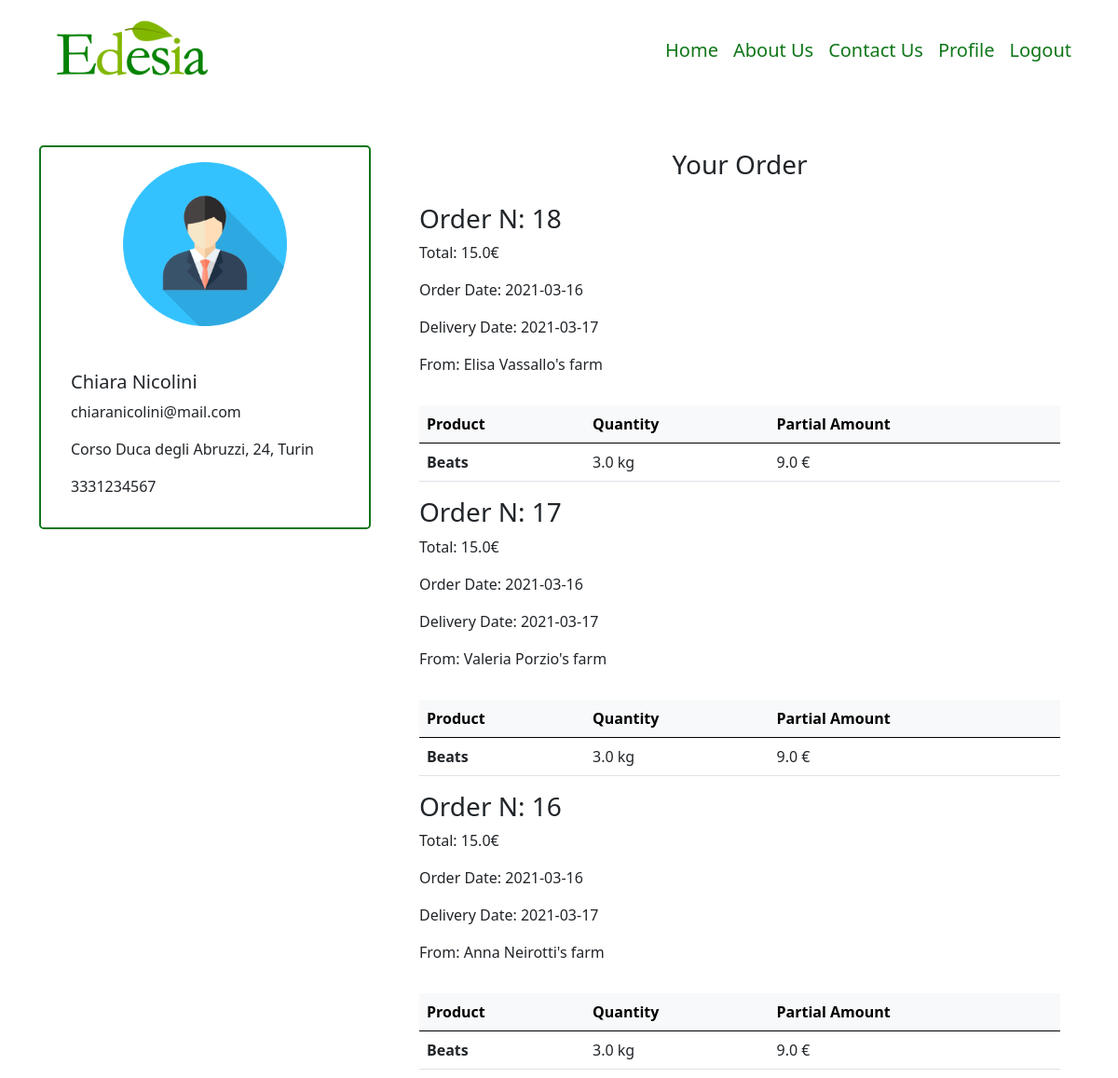
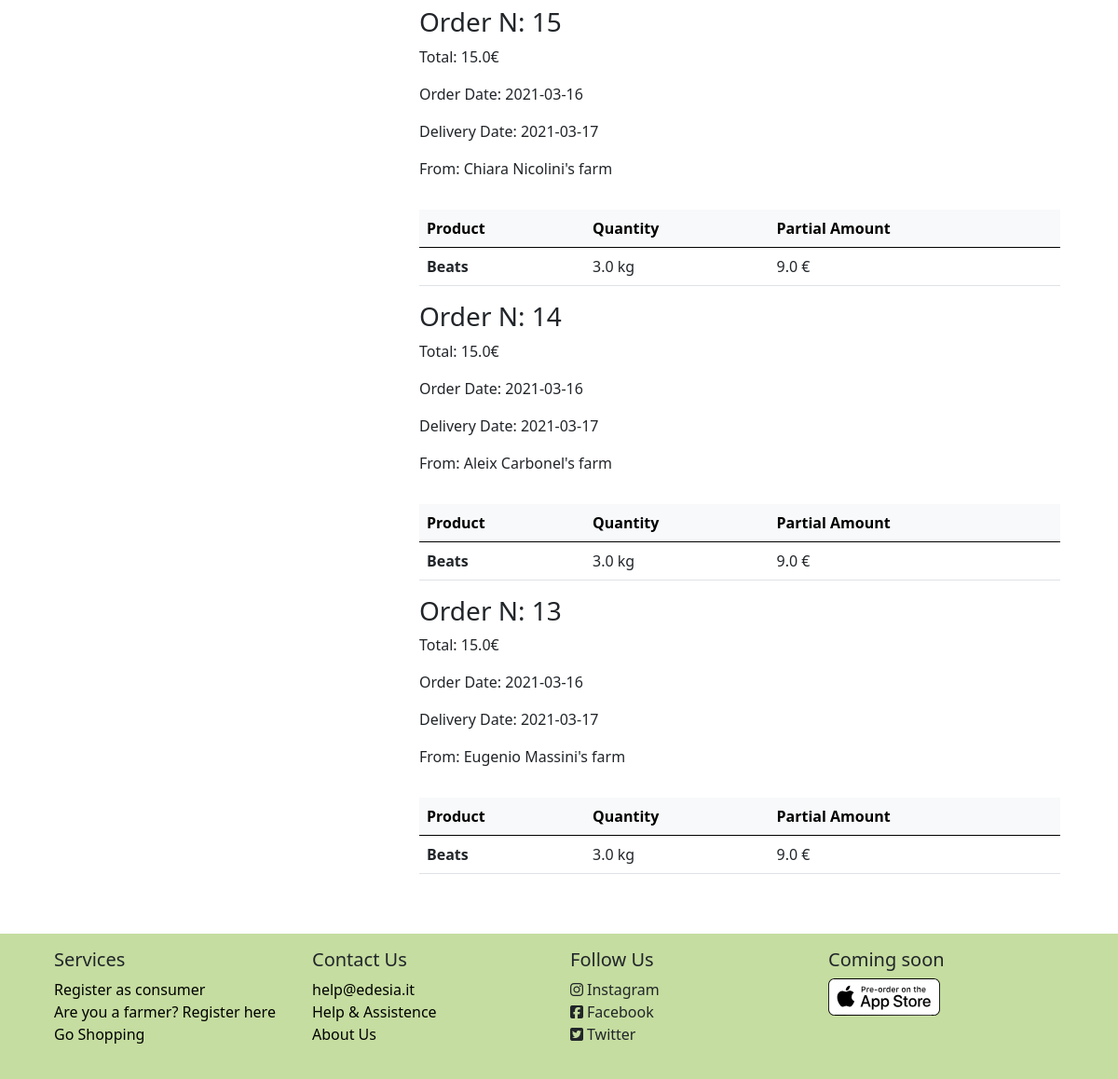
The app's page /consumer/3 (signed in) with its own data (2 pictures, top to bottom).
### model.py (models this page shows, shortened)
class Consumer(db.Model):
    id = db.Column(db.Integer, db.ForeignKey('user.id'), primary_key=True)
    consumer_name = db.Column(db.String(50), nullable=False)
    consumer_surname = db.Column(db.String(50), nullable=False)
    consumer_address = db.Column(db.String(50), nullable=False)
    consumer_phone = db.Column(db.String(12), nullable=False)
    __mapper_args__ = {
        'polymorphic_identity': 'consumer',
    }

class User (UserMixin, db.Model):
    id = db.Column(db.Integer, primary_key=True)  # Auto-incrementing
    email = db.Column(db.String(50), unique=True, nullable=False)
    name = db.Column(db.String(50), nullable=False)
    password_hash = db.Column(db.String(200), nullable=False)
    roleid = db.Column(db.Integer, db.ForeignKey('role.id'))
    type = db.Column(db.String(30))
    __mapper_args__ = {
        'polymorphic_identity': 'user',
        'polymorphic_on': type
    }

class Order (db.Model):
    id = db.Column(db.Integer, primary_key=True)
    consumer_id = db.Column(db.Integer, db.ForeignKey('consumer.id'))
    supplier_id = db.Column(db.Integer, db.ForeignKey('supplier.id'))
    date = db.Column(db.Date)
    delivery_date = db.Column(db.Date)
    amount = db.Column(db.Float)
    review = db.Column(db.Boolean, default=False)

class Supplier (db.Model):
    id = db.Column(db.Integer, db.ForeignKey('user.id'), primary_key=True)
    supplier_name = db.Column(db.String(50), nullable=False)
    supplier_address = db.Column(db.String(100), nullable=False)
    supplier_city = db.Column(db.String(50))
    supplier_phone = db.Column(db.String(12), nullable=False)
    piva = db.Column(db.String(25), nullable=False)
    description = db.Column(db.String(500), nullable=True)
    __mapper_args__ = {
        'polymorphic_identity': 'supplier',
    }

class OrderLine(db.Model):
    id = db.Column(db.Integer, primary_key=True)
    order_id = db.Column(db.Integer, db.ForeignKey('order.id'))
    supplier_id = db.Column(db.Integer, db.ForeignKey('supplier.id'))
    product_id = db.Column(db.Integer, db.ForeignKey('product.id'))
    product_name = db.Column(db.String)
    quantity = db.Column(db.Float)
    partial_amount = db.Column(db.Float)

### app.py (the view)
@app.route('/consumer/<int:id>')
@login_required
def consumer(id):
    consumer = Consumer.query.filter_by(id=id).first()
    user = User.query.filter_by(id=id).first()
    orders = Order.query.filter_by(consumer_id=id).order_by(Order.id.desc()).all()
    l_order_cons =[]
    class OrderCons():
        def __init__(self, order, content, supplier):
            self.order = order
            self.content = content
            self.supplier = supplier
    for o in orders:
        products = []
        lines = OrderLine.query.filter_by(order_id=o.id).all()
        supplier = Supplier.query.filter_by(id=o.supplier_id).first()
        for l in lines:
            products.append(l)
        l_order_cons.append(OrderCons(o, products, supplier))
    return render_template('Pages/profile/profile_consumer-orders.html', consumer=consumer, user=user, orders=l_order_cons)

### model.py (called while the page is built)
@login_manager.user_loader
def load_user(user_id):
    return User.query.get(int(user_id))

### templates/Pages/profile/profile_consumer-orders.html (shortened to what this page needs)
{% extends 'Pages/profile/profile_consumer.html' %}
{% block specific %}
            <div class="col-8">
                <div class="container-fluid m-1">
                    <div class="row text-center">
                        <h3>Your Order</h3>
                    </div>
                    {% if orders %}
                    {% for order in orders %}
                    <div class="row row-cols-lg-2 mb-3 mt-3">
                        <div class="col">
                            <h3>Order N: {{ order.order.id }}</h3>
                            <p>Total: {{ order.order.amount }}€</p>
                            <p>Order Date: {{ order.order.date }}</p>
                            <p>Delivery Date: {{ order.order.delivery_date }}</p>
                            <p>From: {{ order.supplier.supplier_name }}</p>
                        </div>
                    <div class="col">
                    </div>
                    </div>
                    <div class="table-responsive-lg">
                        <table class="table table-hover">
                            <thead class="table-light">
                                <tr>
                                    <th scope="col">Product</th>
                                    <th scope="col">Quantity</th>
                                    <th scope="col">Partial Amount</th>
                                </tr>
                            </thead>
                            <tbody>
                            {% for line in order.content %}
                                <tr>
                                    <th scope="row">{{ line.product_name }}</th>
                                    <td>{{line.quantity}} kg</td>
                                    <td>{{ line.partial_amount}} €</td>
                                </tr>
                            {% endfor %}
                            </tbody>
                        </table>
                    </div>
                {% endfor %}
                {% else %}
                    <p>No orders found</p>
                {% endif %}
                </div>
            </div>
{% endblock %}

### templates/Pages/profile/profile_consumer.html (shortened to what this page needs)
{% extends 'Components/base.html' %}
{% block body %}
    <div class="container-lg min-vh-100">
        <div class="row mt-5 mb-5">
            <div class="col-4">
                <div class="card m-auto rounded-3 border-2" id="cardProfileConsumer">
                    <img src="/static/images/avatar.png" class="card-img-top mt-3 mb-3 m-auto" style="width: 50%">
                    <div class="card-body m-3">
                        <h5 class="card-title">{{ consumer.consumer_name }} {{ consumer.consumer_surname }}</h5>
                        <p class="card-text">{{ user.email }}</p>
                        <p class="card-text">{{ consumer.consumer_address }}</p>
                        <p class="card-text">{{ consumer.consumer_phone }}</p>
                    </div>
                </div>
            </div>
        {% block specific %}
        {%  endblock %}
        </div>
    </div>
{% endblock %}

### static/personal.css (style rules this page uses)
#searchBar input, #cardResult, #cardProfileConsumer { border-color: #0F7619;; }

### records on screen
Consumer: consumer_name "Chiara", consumer_surname "Nicolini", consumer_address "Corso Duca degli Abruzzi, 24, Turin", consumer_phone "3331234567"
User: email "chiaranicolini@mail.com"
Order: order.id "18", order.amount "15.0", order "2021-03-16", order.delivery_date "2021-03-17"
Supplier: supplier.supplier_name "Elisa Vassallo's farm"
OrderLine: product_name "Beats", quantity "3.0", partial_amount "9.0"
Order: order.id "17", order.amount "15.0", order "2021-03-16", order.delivery_date "2021-03-17"
Supplier: supplier.supplier_name "Valeria Porzio's farm"
OrderLine: product_name "Beats", quantity "3.0", partial_amount "9.0"
Order: order.id "16", order.amount "15.0", order "2021-03-16", order.delivery_date "2021-03-17"
Supplier: supplier.supplier_name "Anna Neirotti's farm"
OrderLine: product_name "Beats", quantity "3.0", partial_amount "9.0"
Order: order.id "15", order.amount "15.0", order "2021-03-16", order.delivery_date "2021-03-17"
Supplier: supplier.supplier_name "Chiara Nicolini's farm"
OrderLine: product_name "Beats", quantity "3.0", partial_amount "9.0"
Order: order.id "14", order.amount "15.0", order "2021-03-16", order.delivery_date "2021-03-17"
Supplier: supplier.supplier_name "Aleix Carbonel's farm"
OrderLine: product_name "Beats", quantity "3.0", partial_amount "9.0"
Order: order.id "13", order.amount "15.0", order "2021-03-16", order.delivery_date "2021-03-17"
Supplier: supplier.supplier_name "Eugenio Massini's farm"
OrderLine: product_name "Beats", quantity "3.0", partial_amount "9.0"
